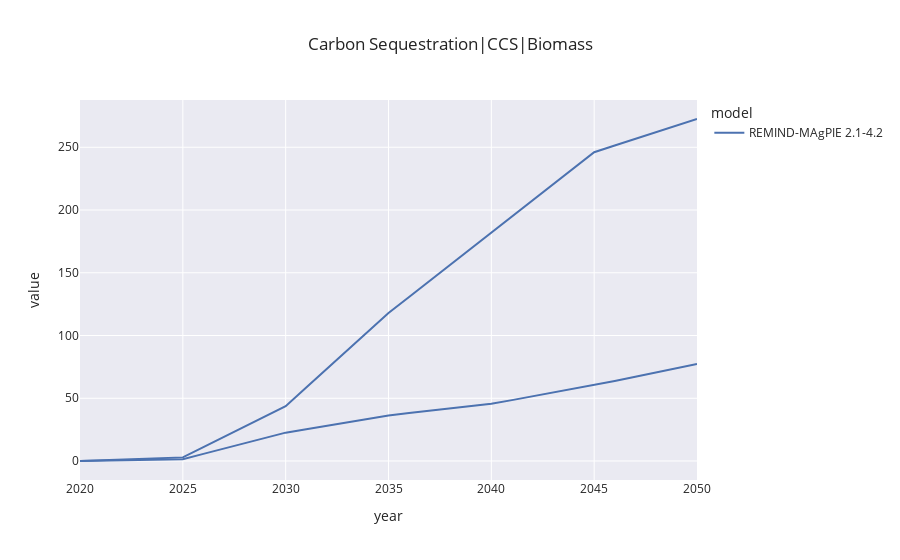

This figure's notebook cell:
### Code cell
dfpx = dfp.loc[dfp.scenario.str.startswith('SusDev_')]

dfpins = plot_line(dfpx, variable='Carbon Sequestration|CCS|Biomass', years=range(2020,2051))

### Figure 1 — Plotly figure (JSON) as saved in the notebook; plotly's stock layout.template omitted (floating-point values rounded to 4 significant figures)
{"data": [{"hovertemplate": "<b>%{hovertext}</b><br><br>model=REMIND-MAgPIE 2.1-4.2<br>mskey=REMI>>SusDev_SDP-PkBudg1000<br>year=%{x}<br>value=%{y}<extra></extra>", "hovertext": ["SusDev_SDP-PkBudg1000", "SusDev_SDP-PkBudg1000", "SusDev_SDP-PkBudg1000", "SusDev_SDP-PkBudg1000", "SusDev_SDP-PkBudg1000", "SusDev_SDP-PkBudg1000", "SusDev_SDP-PkBudg1000", "SusDev_SDP-PkBudg1000", "SusDev_SDP-PkBudg1000", "SusDev_SDP-PkBudg1000", "SusDev_SDP-PkBudg1000", "SusDev_SDP-PkBudg1000", "SusDev_SDP-PkBudg1000", "SusDev_SDP-PkBudg1000", "SusDev_SDP-PkBudg1000", "SusDev_SDP-PkBudg1000", "SusDev_SDP-PkBudg1000", "SusDev_SDP-PkBudg1000", "SusDev_SDP-PkBudg1000", "SusDev_SDP-PkBudg1000", "SusDev_SDP-PkBudg1000", "SusDev_SDP-PkBudg1000", "SusDev_SDP-PkBudg1000", "SusDev_SDP-PkBudg1000", "SusDev_SDP-PkBudg1000", "SusDev_SDP-PkBudg1000", "SusDev_SDP-PkBudg1000", "SusDev_SDP-PkBudg1000", "SusDev_SDP-PkBudg1000", "SusDev_SDP-PkBudg1000", "SusDev_SDP-PkBudg1000"], "legendgroup": "REMIND-MAgPIE 2.1-4.2", "line": {"color": "rgb(76,114,176)", "dash": "solid"}, "marker": {"symbol": "circle"}, "mode": "lines", "name": "REMIND-MAgPIE 2.1-4.2", "orientation": "v", "showlegend": true, "type": "scatter", "x": [2020, 2021, 2022, 2023, 2024, 2025, 2026, 2027, 2028, 2029, 2030, 2031, 2032, 2033, 2034, 2035, 2036, 2037, 2038, 2039, 2040, 2041, 2042, 2043, 2044, 2045, 2046, 2047, 2048, 2049, 2050], "xaxis": "x", "y": [0, 0.2932, 0.5864, 0.8796, 1.173, 1.466, 5.693, 9.92, 14.15, 18.37, 22.6, 25.35, 28.1, 30.84, 33.59, 36.34, 38.18, 40.03, 41.88, 43.72, 45.57, 48.51, 51.45, 54.39, 57.33, 60.28, 63.68, 67.08, 70.48, 73.88, 77.28], "yaxis": "y"}, {"hovertemplate": "<b>%{hovertext}</b><br><br>model=REMIND-MAgPIE 2.1-4.2<br>mskey=REMI>>SusDev_SSP1-PkBudg900<br>year=%{x}<br>value=%{y}<extra></extra>", "hovertext": ["SusDev_SSP1-PkBudg900", "SusDev_SSP1-PkBudg900", "SusDev_SSP1-PkBudg900", "SusDev_SSP1-PkBudg900", "SusDev_SSP1-PkBudg900", "SusDev_SSP1-PkBudg900", "SusDev_SSP1-PkBudg900", "SusDev_SSP1-PkBudg900", "SusDev_SSP1-PkBudg900", "SusDev_SSP1-PkBudg900", "SusDev_SSP1-PkBudg900", "SusDev_SSP1-PkBudg900", "SusDev_SSP1-PkBudg900", "SusDev_SSP1-PkBudg900", "SusDev_SSP1-PkBudg900", "SusDev_SSP1-PkBudg900", "SusDev_SSP1-PkBudg900", "SusDev_SSP1-PkBudg900", "SusDev_SSP1-PkBudg900", "SusDev_SSP1-PkBudg900", "SusDev_SSP1-PkBudg900", "SusDev_SSP1-PkBudg900", "SusDev_SSP1-PkBudg900", "SusDev_SSP1-PkBudg900", "SusDev_SSP1-PkBudg900", "SusDev_SSP1-PkBudg900", "SusDev_SSP1-PkBudg900", "SusDev_SSP1-PkBudg900", "SusDev_SSP1-PkBudg900", "SusDev_SSP1-PkBudg900", "SusDev_SSP1-PkBudg900"], "legendgroup": "REMIND-MAgPIE 2.1-4.2", "line": {"color": "rgb(76,114,176)", "dash": "solid"}, "marker": {"symbol": "circle"}, "mode": "lines", "name": "REMIND-MAgPIE 2.1-4.2", "orientation": "v", "showlegend": false, "type": "scatter", "x": [2020, 2021, 2022, 2023, 2024, 2025, 2026, 2027, 2028, 2029, 2030, 2031, 2032, 2033, 2034, 2035, 2036, 2037, 2038, 2039, 2040, 2041, 2042, 2043, 2044, 2045, 2046, 2047, 2048, 2049, 2050], "xaxis": "x", "y": [0, 0.5767, 1.153, 1.73, 2.307, 2.883, 11.03, 19.18, 27.33, 35.47, 43.62, 58.49, 73.36, 88.23, 103.1, 118.0, 130.7, 143.4, 156.2, 168.9, 181.6, 194.5, 207.4, 220.3, 233.2, 246.1, 251.4, 256.7, 262.0, 267.2, 272.5], "yaxis": "y"}], "layout": {"legend": {"title": {"text": "model"}, "tracegroupgap": 0}, "title": {"text": "Carbon Sequestration|CCS|Biomass"}, "xaxis": {"anchor": "y", "domain": [0, 1], "title": {"text": "year"}}, "yaxis": {"anchor": "x", "domain": [0, 1], "title": {"text": "value"}}}}
